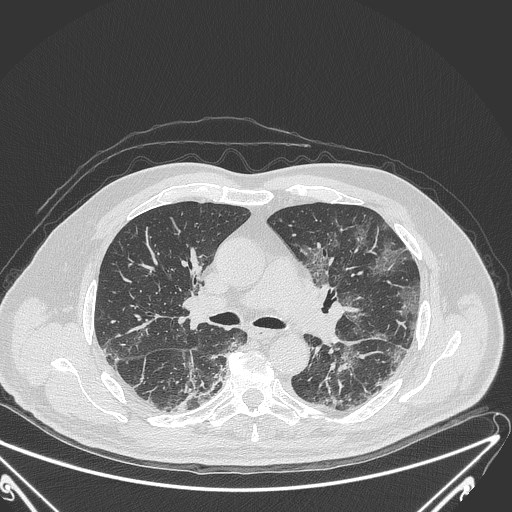
#> input picture covid-chestxray-dataset-master/images/21DDEBFD-7F16-4E3E-8F90-CB1B8EE82828.jpeg, 512 x 512 px
$ python -i addchannelpreprocessor.py   (imports and definitions only)
#> lines starting #> are read from the running program, lines starting #| are printed output that depends on the picture; after the words box and inside, x2 and y2 are one past the last pixel; in counts of white or black regions, pixels touching at a corner belong together
#> further down, picture is the input picture: shape (512, 512, 3); min 39, max 255, mean 119.2
# import the necessary packages
import cv2

class AddChannelPreprocessor:
    def __init__(self, minVal=60, maxVal=120):
        # minval and maxval are Canny arguments
        self.minVal = minVal
        self.maxVal = maxVal

    def preprocess(self, image):
        image = cv2.cvtColor(image, cv2.COLOR_BGR2GRAY)
        R = image
        image = cv2.medianBlur(R,5)
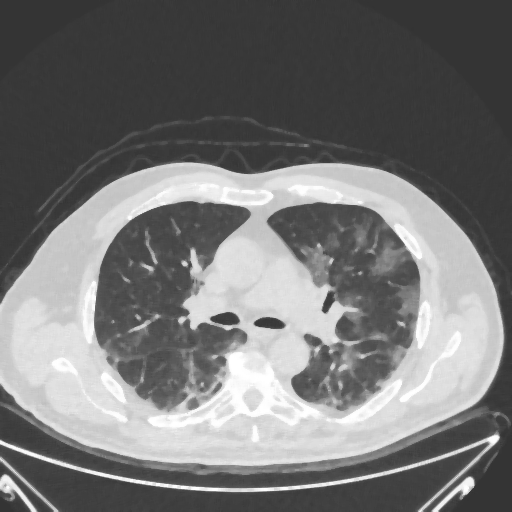
#> image: shape (512, 512); min 50, max 255, mean 118.4
        G = cv2.adaptiveThreshold(image, 255, cv2.ADAPTIVE_THRESH_GAUSSIAN_C, \
                                  cv2.THRESH_BINARY, 11, 2)
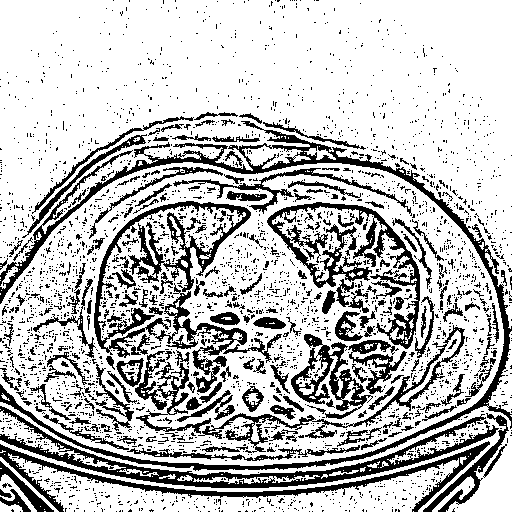
#> G: shape (512, 512); 75% white; 2969 black regions (2743 under 20 px), largest, box (x1, y1, x2, y2) and area: (0, 121, 512, 471) 8816, (0, 406, 499, 488) 5421, (267, 202, 420, 349) 4591
        B = cv2.Canny(image, self.minVal, self.maxVal)
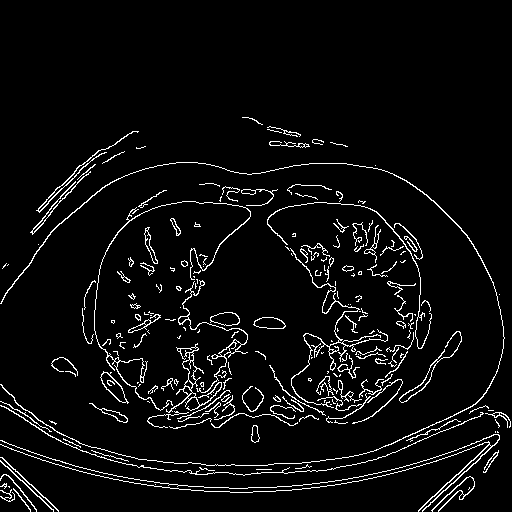
#> B: shape (512, 512); 5% white in thin lines or dots, all inside (x1, y1, x2, y2) = (0, 117, 511, 512)

        return cv2.merge([B, G, R])
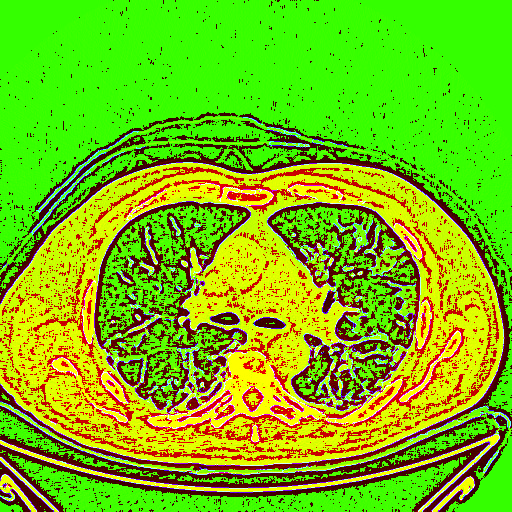
#> returned value: shape (512, 512, 3); mean of channels 0, 1, 2 12.7, 191.1, 119.2; drawn as B, G, R

>>> import cv2
>>> picture = cv2.imread('../../covid-chestxray-dataset-master/images/21DDEBFD-7F16-4E3E-8F90-CB1B8EE82828.jpeg')
>>> result = AddChannelPreprocessor().preprocess(picture)
